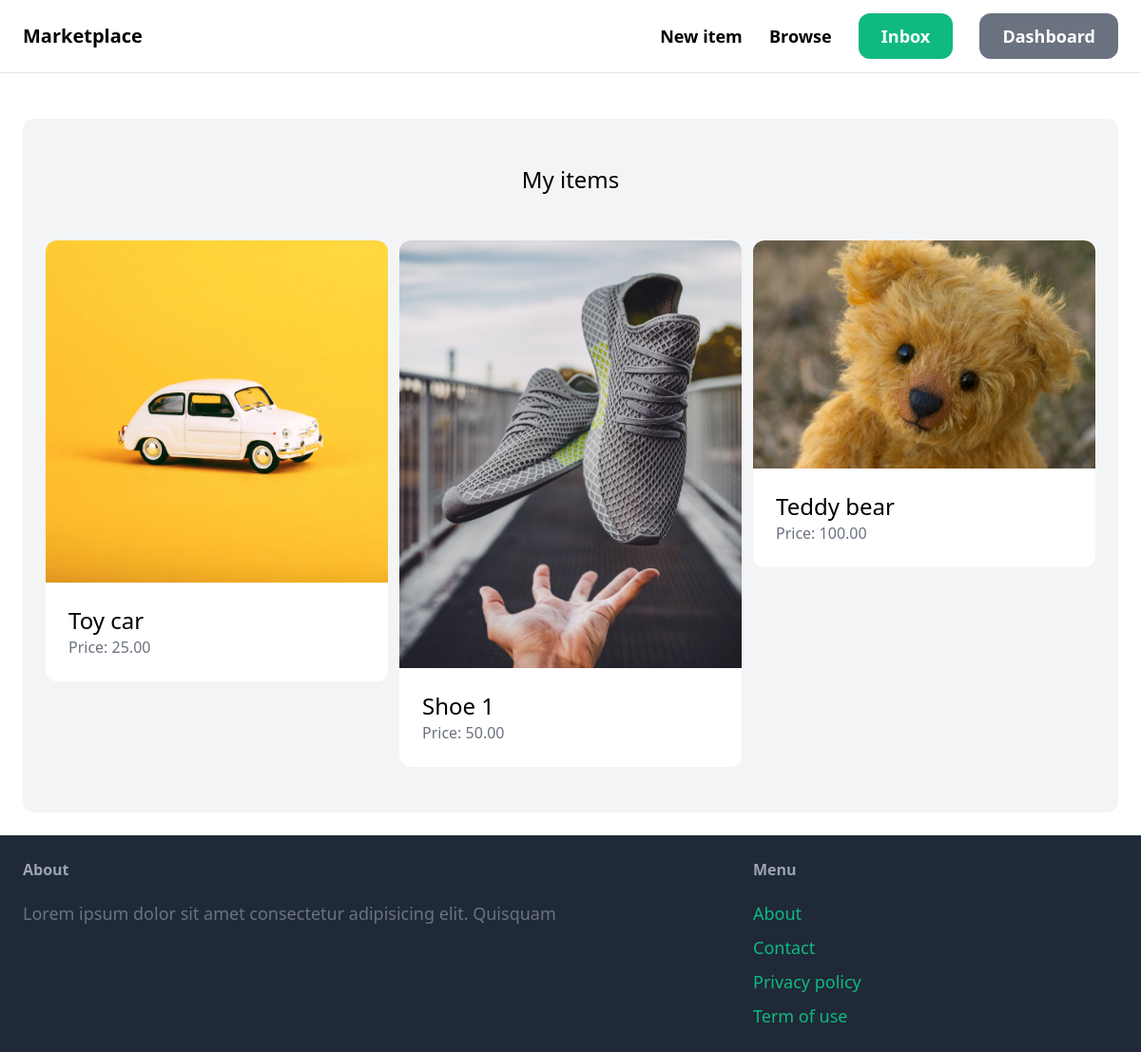
The page /dashboard/ (signed in) on the database its author committed.
### item/models.py (models this page shows, shortened)
class Item(models.Model):
    category = models.ForeignKey(
        Category, related_name="items", on_delete=models.CASCADE
    )
    name = models.CharField(max_length=255)
    description = models.TextField(blank=True, null=True)
    price = models.DecimalField(max_digits=10, decimal_places=2)
    image = models.ImageField(upload_to="item_images", blank=True, null=True)
    is_sold = models.BooleanField(default=False)
    created_by = models.ForeignKey(User, related_name="items", on_delete=models.CASCADE)
    created_at = models.DateTimeField(auto_now_add=True)
    class Meta:
        ordering = ["-created_at"]

### dashboard/views.py (the view)
# urls.py: path("", views.index, name="index"),
@login_required
def index(request):
    items = Item.objects.filter(created_by=request.user)
    return render(request, "dashboard/index.html", {"items": items})

### dashboard/templates/dashboard/index.html
{% extends 'core/base.html' %} {% block title %}Dashboard{% endblock %} {% block content %}
<div class="mt-6 px-6 py-12 bg-gray-100 rounded-xl">
    <h2 class="mb-12 text-2xl text-center">My items</h2>
    <div class="grid grid-cols-3 gap-3">
        {% for item in items %}
        <div>
            <a href="{% url 'item:detail' item.id %}">
                <div>
                    <img src="{{ item.image.url }}" class="rounded-t-xl" />
                </div>
                <div class="p-6 bg-white rounded-b-xl">
                    <h2 class="text-2xl">{{ item.name }}</h2>
                    <p class="text-gray-500">Price: {{ item.price }}</p>
                </div>
            </a>
        </div>
        {% endfor %}
    </div>
</div>
{% endblock %}

### rows shown on the page
Item: image (picture), name "Toy car", price "25.00"
Item: image (picture), name "Shoe 1", price "50.00"
Item: image (picture), name "Teddy bear", price "100.00"
